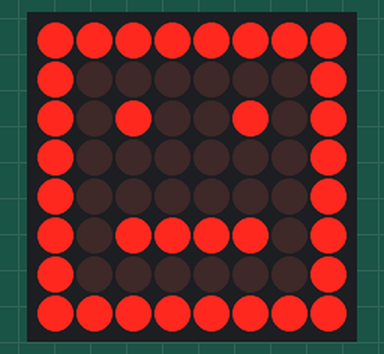
The sketch below on a simulated Arduino Uno, built with avr-gcc and run on an emulated ATmega328P. Parts: 8×8 LED matrix. Wiring (inferred from the names in the program): LED matrix (orientation assumed): rows pin 2, pin 3, pin 4, pin 5, pin 6, pin 7, pin 8, pin 9; columns pin 10, pin 11, pin 12, pin 13, A0, A1, A2, A3.

Above: at 0.1 s.
At 15.9 s:
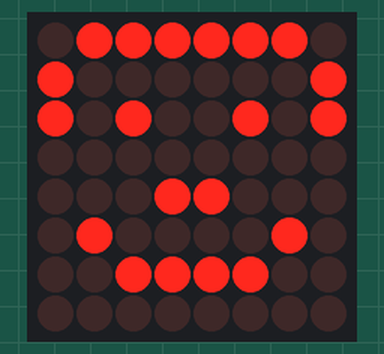
At 35.5 s:
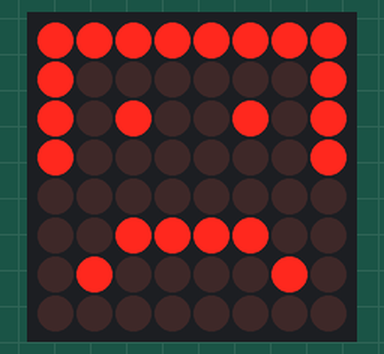

Measured:
- what the display in image 0 shows lasts 4.3 s, from 0.1 s to 4.4 s
- what the display in image 1 shows lasts 3.7 s, from 15.8 s to 19.5 s

The sketch:

8x8_led_matrix.ino
```cpp
// Pins
// Fill in the pins you used on your own setup.
// WARNING: Make sure you have resistors connected between the rows and the arduino.

#define ROW_1 2
#define ROW_2 3
#define ROW_3 4
#define ROW_4 5
#define ROW_5 6
#define ROW_6 7
#define ROW_7 8
#define ROW_8 9

#define COL_1 10
#define COL_2 11
#define COL_3 12
#define COL_4 13
#define COL_5 A0
#define COL_6 A1
#define COL_7 A2
#define COL_8 A3

const byte rows[] = {
    ROW_1, ROW_2, ROW_3, ROW_4, ROW_5, ROW_6, ROW_7, ROW_8
};

// The display buffer
// It's prefilled with a smiling face (1 = ON, 0 = OFF)
byte smile[] = {B01111110,B10000001,B10100101,B00000000,B00011000,B01000010,B00111100,B00000000};
byte nutral[] = {B11111111,B10000001,B10100101,B10000001,B10000001,B10111101,B10000001,B11111111};
byte angry[] = {B11111111,B10000001,B10100101,B10000001,B00000000,B00111100,B01000010,B00000000};

float timeCount = 0;

void setup() {
    // Open serial port
    Serial.begin(9600);

    // Set all used pins to OUTPUT
    // This is very important! If the pins are set to input
    // the display will be very dim.
    for (byte i = 2; i <= 13; i++)
        pinMode(i, OUTPUT);
    pinMode(A0, OUTPUT);
    pinMode(A1, OUTPUT);
    pinMode(A2, OUTPUT);
    pinMode(A3, OUTPUT);
}

void loop() {
  // This could be rewritten to not use a delay, which would make it appear brighter
delay(5);
timeCount += 1;
if(timeCount <  200) {
drawScreen(nutral);
} else if (timeCount <  230) {
// do nothing
} else if (timeCount <  400) {
drawScreen(smile);
} else if (timeCount <  430) {
// nothing
} else if (timeCount <  600) {
drawScreen(nutral);
} else if (timeCount <  630) {
// nothing
} else if (timeCount <  800) {
drawScreen(angry);
} else if (timeCount <  830) {
// nothing
} else if (timeCount <  1000) {
drawScreen(smile);
} else if (timeCount <  1030) {
// nothing
} else if (timeCount <  1200) {
drawScreen(angry);
} else if (timeCount <  1230) {
// nothing
} else {
// back to the start
timeCount = 0;
}
}
 void  drawScreen(byte buffer2[]){


   // Turn on each row in series
    for (byte i = 0; i < 8; i++) {
        setColumns(buffer2[i]); // Set columns for this specific row

        digitalWrite(rows[i], HIGH);
        delay(2); // Set this to 50 or 100 if you want to see the multiplexing effect!
        digitalWrite(rows[i], LOW);

    }
}


void setColumns(byte b) {
    digitalWrite(COL_1, (~b >> 0) & 0x01); // Get the 1st bit: 10000000
    digitalWrite(COL_2, (~b >> 1) & 0x01); // Get the 2nd bit: 01000000
    digitalWrite(COL_3, (~b >> 2) & 0x01); // Get the 3rd bit: 00100000
    digitalWrite(COL_4, (~b >> 3) & 0x01); // Get the 4th bit: 00010000
    digitalWrite(COL_5, (~b >> 4) & 0x01); // Get the 5th bit: 00001000
    digitalWrite(COL_6, (~b >> 5) & 0x01); // Get the 6th bit: 00000100
    digitalWrite(COL_7, (~b >> 6) & 0x01); // Get the 7th bit: 00000010
    digitalWrite(COL_8, (~b >> 7) & 0x01); // Get the 8th bit: 00000001

    // If the polarity of your matrix is the opposite of mine
    // remove all the '~' above.
}
```
